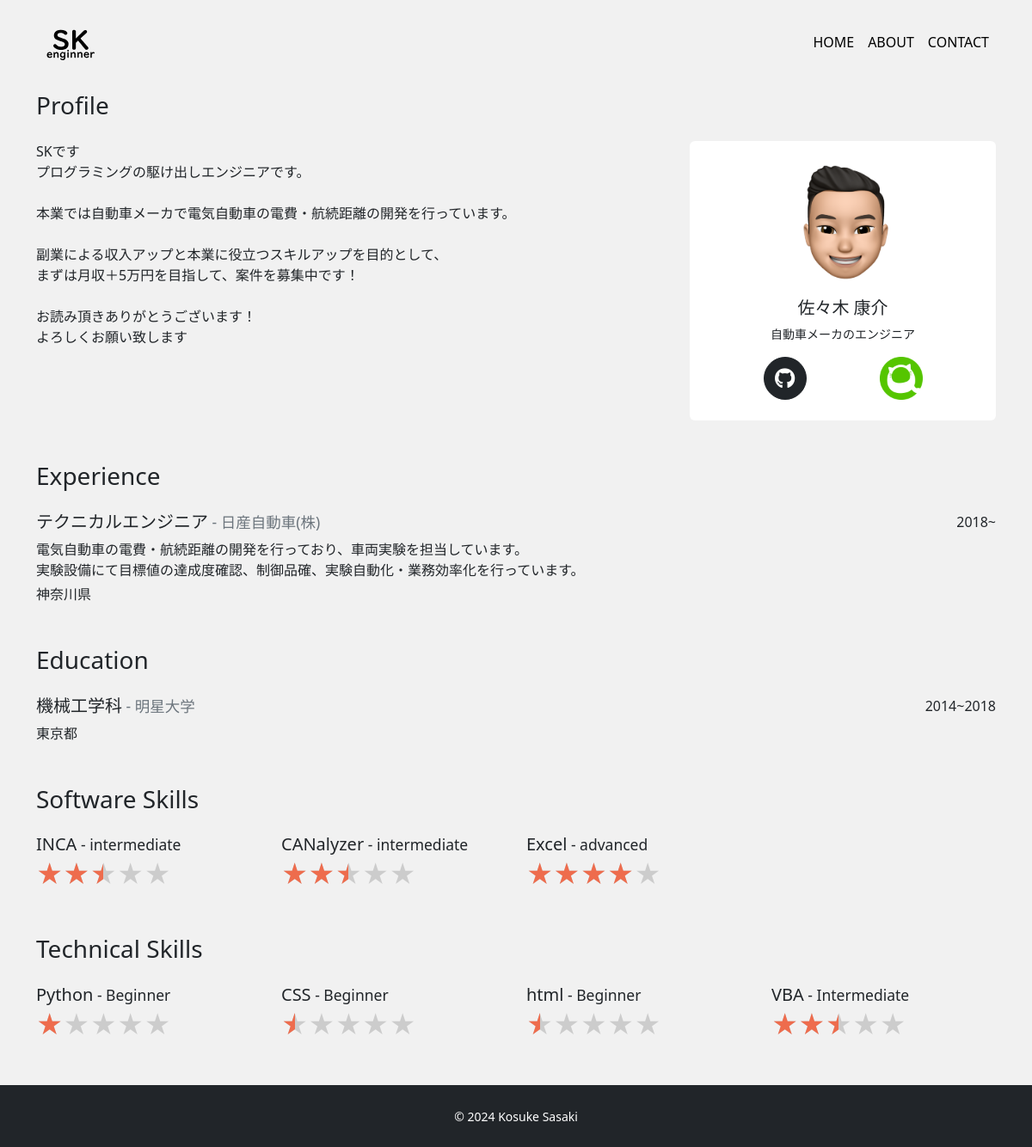
Screenshot of /abount/ with the database file from the repository.
### app/models.py (models this page shows, shortened)
class Profile(models.Model):
    title = models.CharField("タイトル", max_length=100, null=True, blank=True)
    subtitle = models.CharField("サブタイトル", max_length=100, null=True, blank=True)
    name = models.CharField("名前", max_length=100)
    job = models.TextField("仕事")
    introduction = models.TextField("自己紹介")
    github = models.CharField("github", max_length=100, null=True, blank=True)
    twitter = models.CharField("twitter", max_length=100, null=True, blank=True)
    linkedin = models.CharField("linkedin", max_length=100, null=True, blank=True)
    facebook = models.CharField("facebook", max_length=100, null=True, blank=True)
    instagram = models.CharField("instagram", max_length=100, null=True, blank=True)
    qiita = models.CharField("qiita", max_length=100, null=True, blank=True)
    topimage = models.ImageField(upload_to="images", verbose_name="トップ画像")
    subimage = models.ImageField(upload_to="images", verbose_name="サブ画像")

class Experience(models.Model):
    occupation = models.CharField('職種',max_length=100)
    company = models.CharField('会社',max_length=100)
    description = models.TextField('説明')
    place= models.CharField('場所',max_length=100)
    period = models.CharField('期間',max_length=100)

class Education(models.Model):
    course = models.CharField('コース',max_length=100)
    school = models.CharField('学校',max_length=100)
    place = models.CharField('場所',max_length=100)
    period = models.CharField('期間',max_length=100)

class Software(models.Model):
    name = models.CharField('ソフトウェア',max_length=100)
    level = models.CharField('レベル',max_length=100)
    percentage = models.IntegerField('パーセンテージ')

class Technical(models.Model):
    name = models.CharField('テクニカル',max_length=100)
    level = models.CharField('レベル',max_length=100)
    percentage = models.IntegerField('パーセンテージ')

### app/views.py (the view)
# urls.py: path("abount/", views.AboutView.as_view(), name="about"),
class AboutView(View):
    def get(self, request, *args, **kwargs):
        profile_data = Profile.objects.all()
        if profile_data.exists():
            profile_data = profile_data.order_by('-id')[0]
        experience_data = Experience.objects.order_by('-id')
        education_data = Education.objects.order_by('-id')
        software_data = Software.objects.order_by('-id')
        technical_data = Technical.objects.order_by('-id')
        return render(request,'app/about.html',{
            'profile_data':profile_data,
            'experience_data':experience_data,
            'education_data':education_data,
            'software_data':software_data,
            'technical_data':technical_data,
        })

### app/templates/app/about.html (shortened to what this page needs)
{% extends 'app/base.html' %}
{% load static %}
{% block content %}
<h3 class="mb-4">Profile</h3>
<div class="mb-5">
    <div class="row">
        <div class="col-md-8">
            <p>{{ profile_data.introduction|linebreaksbr }}</p>
        </div>
        <div class="col-md-4">
            <div class="card text-center px-5 py-4">
                <div class="avatar mb-3">
                    <img src="{{ profile_data.subimage.url }}" alt="" class="card-img-top rounded-circle">
                </div>
                <h5 class="font-weight-bolder">{{ profile_data.name }}</h5>
                <p class="mb-3 small text-center">{{profile_data.job|linebreaksbr }}</p>
                <div class="d-flex justify-content-around flex-wrap sns-icons">
                    {% if profile_data.github %}
                        <a href="{{ profile_data.github }}" target="_blank" class="btn btn-dark sns-icon">
                            <i class="fab fa-github"></i>
                        </a>
                    {% endif %}
                    {% if profile_data.qiita %}
                        <a href="{{ profile_data.qiita }}" target="_blank" class="btn btn-success sns-icon">
                            <img src="{% static 'img/qiita_logo.png' %}" alt="Qiita" class="sns-icon-img">
                        </a>
                    {% endif %}
                </div>
            </div>
        </div>
    </div>
</div>
<h3 class="mb-4">Experience</h3>
<div class="mb-5">
    {% for experience in experience_data %}
        <div class="d-flex justify-content-between">
            <h5>{{ experience.occupation }}<span class="small text-secondary"> - {{ experience.company }}</span></h5>
            <p class="mb-1">{{ experience.period }}</p>
        </div>
        <p class="mb-1">{{ experience.description|linebreaksbr }}</p>
        <p>{{ experience.place }}</p>
    {% endfor %}
</div>
<h3 class="mb-4">Education</h3>
<div class="mb-5">
    {% for education in education_data %}
        <div class="d-flex justify-content-between">
            <h5>{{ education.course }}<span class="small text-secondary"> - {{ education.school }}</span></h5>
            <p class="mb-1">{{ education.period }}</p>
        </div>
        <p>{{ education.place }}</p>
    {% endfor %}
</div>
<h3 class="mb-4">Software Skills</h3>
<div class="mb-5">
    <div class="row">
        {% for software in software_data %}
            <div class="col-6 col-md-3">
                <h5 class="mb-0">{{ software.name }}<span class="small secondary"> - {{ software.level }}</span></h5>
                <div class="d-flex flex-row">
                    <div class="star-rating">
                        <div class="star-rating-front" style="width: {{ software.percentage }}%">★★★★★</div>
                        <div class="star-rating-back">★★★★★</div>
                    </div>
                </div>
            </div>
        {% endfor %}
    </div>
</div>
<h3 class="mb-4">Technical Skills</h3>
<div class="mb-5">
    <div class="row">
        {% for technical in technical_data %}
            <div class="col-6 col-md-3">
                <h5 class="mb-0">{{ technical.name }}<span class="small secondary"> - {{ technical.level }}</span></h5>
                <div class="d-flex flex-row">
                    <div class="star-rating">
                        <div class="star-rating-front" style="width: {{ technical.percentage }}%">★★★★★</div>
                        <div class="star-rating-back">★★★★★</div>
                    </div>
                </div>
            </div>
        {% endfor %}
    </div>
</div>
{% endblock %}

### app/templates/app/base.html (shortened to what this page needs)
{% load static %}
<!DOCTYPE html>
<html lang="ja">
<head>
    <link rel="stylesheet" href="https://cdn.jsdelivr.net/npm/bootstrap@5.3.0-alpha1/dist/css/bootstrap.min.css">
    <link rel="stylesheet" href="https://cdnjs.cloudflare.com/ajax/libs/font-awesome/6.5.1/css/all.min.css">
    <link rel="stylesheet" href="{% static 'css/style.css' %}">
</head>
<body>
    <nav class="navbar navbar-expand-lg">
        <div class="container">
            <a href="/" class="navbar-brand">
                <img src="{% static 'img/logo.svg' %}" alt="" width="80" height="80">
            </a>
            <ul class="navbar-nav">
                <li class="nav-item mr-3">
                    <a href="/" class="nav-link nav-color">HOME</a>
                </li>
                <li class="nav-item mr-3">
                    <a href="{% url 'about' %}" class="nav-link nav-color">ABOUT</a>
                </li>
                <li class="nav-item">
                    <a href="{% url 'contact' %}" class="nav-link nav-color">CONTACT</a>
                </li>
            </ul>
        </div>
    </nav>
    <main>
        <div class="container">
            {% block content %}
            {% endblock %}
        </div>
    </main>
    <footer class="py-4 bg-dark text-center">
        <small class="text-white">&copy; 2024 Kosuke Sasaki</small>
    </footer>
</body>
</html>

### app/static/css/style.css (style rules this page uses)
* { margin: 0; padding: 0; box-sizing: border-box; }
body { background: #F1F1F1; display: flex; flex-flow: column; min-height: 100vh; }
main { flex: 1; }
.navbar-nav { flex-direction: row !important; }
.nav-color { color: black; }
.nav-color:after { content: ""; display: block; height: 2px; background: #EE6C4D; margin-top: 6px; opacity: 0; transform: translateY(12px); transition: all 0.3s ease-in-out; }
.avatar img { max-width: 150px; max-height: 150px; }
.sns-icons { gap: 10px; }
.sns-icon { width: 50px; height: 50px; display: flex; align-items: center; justify-content: center; border-radius: 50%; font-size: 1.5rem; color: white; text-decoration: none; transition: transform 0.3s ease, box-shadow 0.3s ease; }
.sns-icon-img { width: 50px; height: 50px; vertical-align: middle; }
.btn-success.sns-icon { background-color: white; color: white; border: none; }
.star-rating { position: relative; font-size: 30px; word-wrap: normal!important; }
.star-rating-front { position: absolute; top: 0; left: 0; overflow: hidden; color: #EE6C4D; }
.star-rating-back { color: #ccc; }
.card { border: none; }

### rows the page displays
Profile: introduction "SKです プログラミングの駆け出しエンジニアです。 本業では自動車メーカで電気自動車の電費・航続距離の開発を行っています。 副業による収入アップと本業に役立つスキルアップを目的として、 まずは月収＋5万円を目指して、案件を募集中です！ お読み頂きありがとうございます！ よろしくお願い致します", subimage (picture), name "佐々木 康介", job "自動車メーカのエンジニア"
Experience: occupation "テクニカルエンジニア", company "日産自動車(株)", period "2018~", description "電気自動車の電費・航続距離の開発を行っており、車両実験を担当しています。 実験設備にて目標値の達成度確認、制御品確、実験自動化・業務効率化を行っています。", place "神奈川県"
Education: course "機械工学科", school "明星大学", period "2014~2018", place "東京都"
Software: name "INCA", level "intermediate", {{ software.percentage }} 50 (drawn)
Software: name "CANalyzer", level "intermediate", {{ software.percentage }} 50 (drawn)
Software: name "Excel", level "advanced", {{ software.percentage }} 80 (drawn)
Technical: name "Python", level "Beginner", {{ technical.percentage }} 20 (drawn)
Technical: name "CSS", level "Beginner", {{ technical.percentage }} 10 (drawn)
Technical: name "html", level "Beginner", {{ technical.percentage }} 10 (drawn)
Technical: name "VBA", level "Intermediate", {{ technical.percentage }} 50 (drawn)
